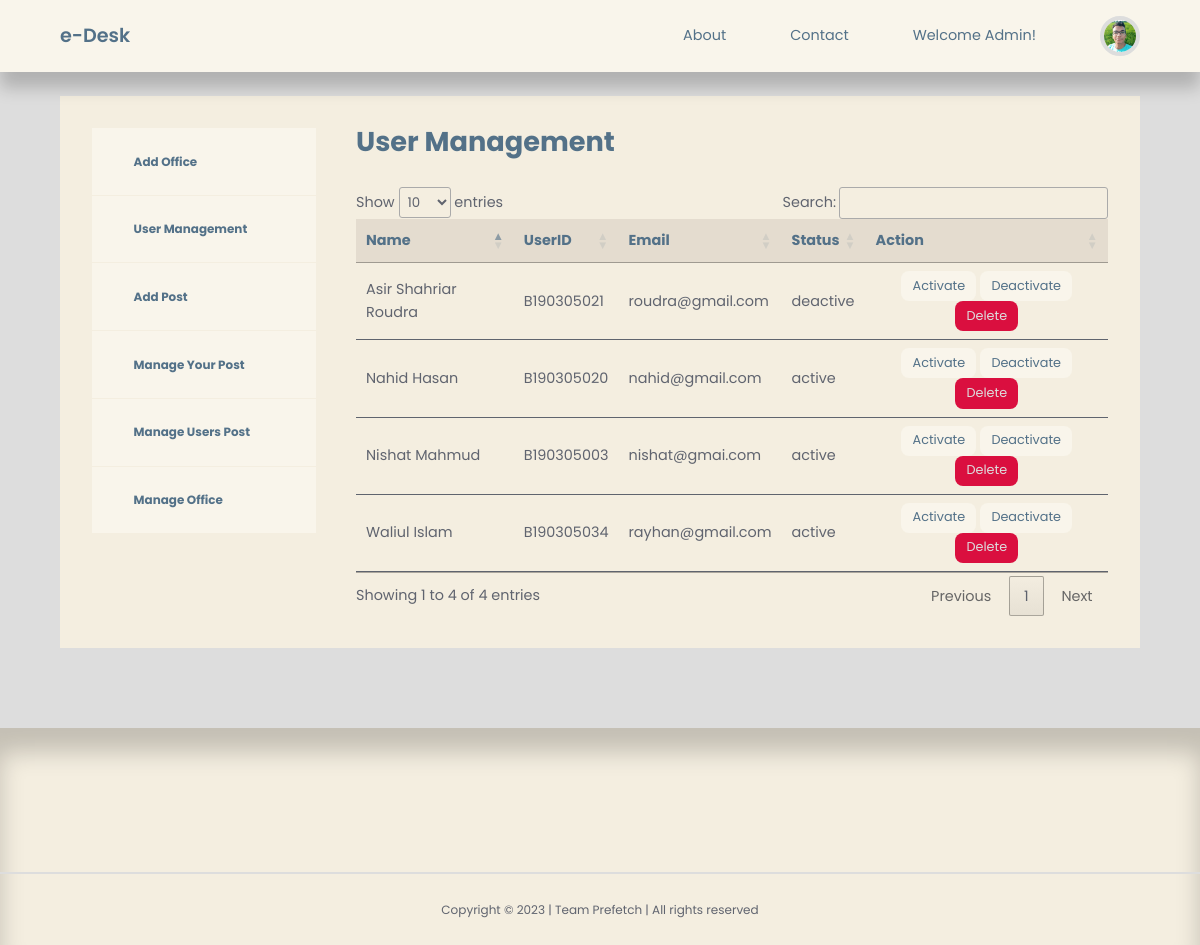
Before: /admin/admin-user-management.php with the older database file.
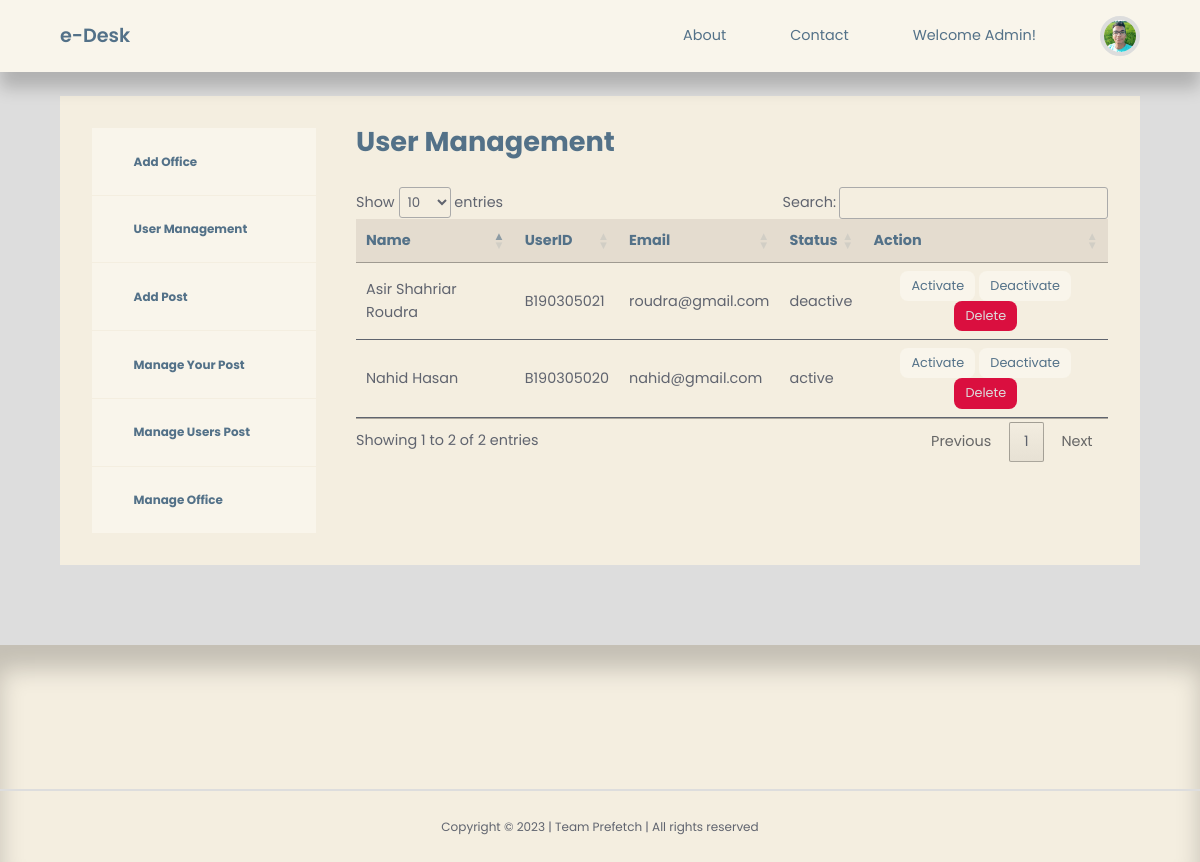
After: the same page with the newer database file.
### tables this page shows
CREATE TABLE `usermanagement` (
  `id` int(10) NOT NULL,
  `firstname` varchar(255) NOT NULL,
  `lastname` varchar(255) NOT NULL,
  `userid` varchar(255) NOT NULL,
  `email` varchar(255) NOT NULL,
  `password` varchar(255) NOT NULL,
  `picture` varchar(255) NOT NULL,
  `stat` varchar(255) NOT NULL
);

### admin/admin-user-management.php (the view, shortened to what this page needs)
<?php
include 'partials/header.php';
$query = "SELECT * FROM usermanagement";
$users = mysqli_query($connection, $query);
?>
<section class="dashboard">
    <div class="container dashboard__container">
        <aside>
            <ul>
                <li>
                    <a href="admin-add-office.php"><i class="uil uil-pen"></i>
                        <h5>Add Office</h5>
                    </a>
                </li>
                <li>
                    <a href="admin-user-management.php"><i class="uil uil-postcard"></i>
                        <h5>User Management</h5>
                    </a>
                </li>
                <li>
                    <a href="admin-add-post.php"><i class="uil uil-user-plus"></i>
                        <h5>Add Post</h5>
                    </a>
                </li>
                <li>
                    <a href="admin-manage-post.php"><i class="uil uil-users-alt"></i>
                        <h5>Manage Your Post</h5>
                    </a>
                </li>
                <li>
                    <a href="admin-manage-users-post.php"><i class="uil uil-users-alt"></i>
                        <h5>Manage Users Post</h5>
                    </a>
                </li>
                <li>
                    <a href="admin-manage-office.php"><i class="uil uil-edit"></i>
                        <h5>Manage Office</h5>
                    </a>
                </li>
            </ul>
        </aside>
        <main>
            <h2>User Management</h2>
            <table id='table'>
                <thead>
                    <tr align="center">
                        <th>Name</th>
                        <th>UserID</th>
                        <th>Email</th>
                        <th>Status</th>
                        <th>Action</th>
                    </tr>
                </thead>
                <tbody>
                    <?php while ($user = mysqli_fetch_assoc($users)) : ?>
                        <tr>
                            <td><?= "{$user['firstname']} {$user['lastname']}" ?></td>
                            <td><?= $user['userid'] ?></td>
                            <td><?= $user['email'] ?></td>
                            <td><?= $user['stat'] ?></td>
                            <td align="center"><a href="<?= ROOT_URL ?>admin/active-user-logic.php?id=<?= $user['id'] ?>" class="btn sm">Activate</a> <a href="<?= ROOT_URL ?>admin/deactive-user-logic.php?id=<?= $user['id'] ?>" class="btn sm">Deactivate</a>   <a href="<?= ROOT_URL ?>admin/delete-user-logic.php?id=<?= $user['id'] ?>" class="btn sm danger">Delete</a></td>
                        </tr>
                    <?php endwhile ?>
                </tbody>
            </table>
        </main>
    </div>
</section>
<?php
include '../partials/footer.php';
?>

Changed rows visible on the page:
removed usermanagement: firstname "Waliul", lastname "Islam", userid "B190305034", email "rayhan@gmail.com", stat "active"
removed usermanagement: firstname "Nishat", lastname "Mahmud", userid "B190305003", email "nishat@gmai.com", stat "active"
Other visible differences:
text written by a page script: "Show entries Search: Showing 1 to 4 of 4 entries Previous 1 Next" → "Show entries Search: Showing 1 to 2 of 2 entries Previous 1 Next"
